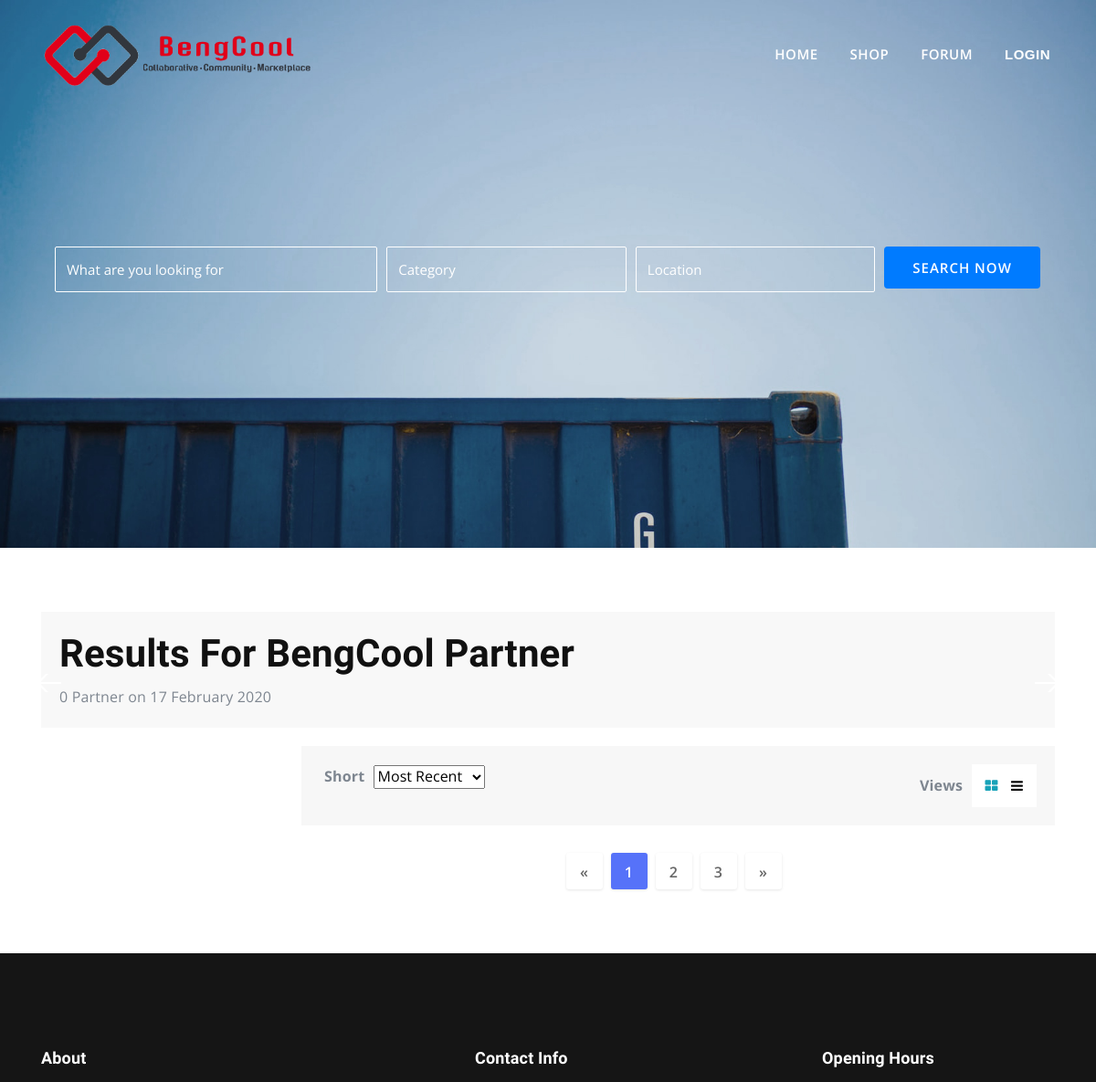
/index.php/booking (upper part), run on an earlier commit of the app's database.
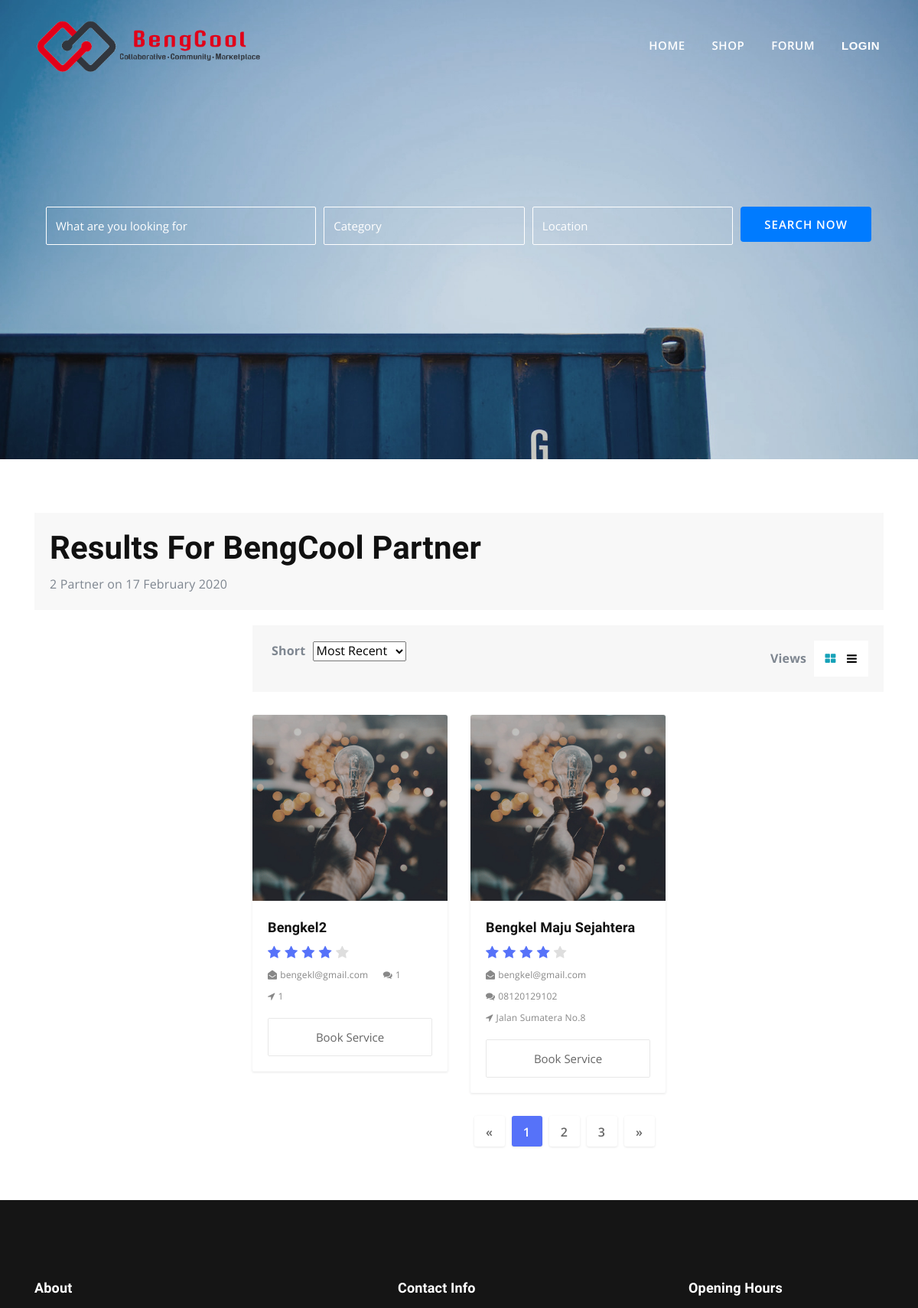
And on a later commit of the database.
### tables this page shows
CREATE TABLE `bengkel` (
  `id_bengkel` varchar(15) NOT NULL,
  `nama_bengkel` varchar(50) NOT NULL,
  `alamat` text NOT NULL,
  `email` varchar(50) NOT NULL,
  `telepon` varchar(12) NOT NULL,
  `tanggal_registrasi` date NOT NULL,
  `gambar` text NOT NULL,
  `jam_buka` time NOT NULL,
  `jam_tutup` time NOT NULL,
  `user_add` varchar(15) NOT NULL,
  `waktu_add` datetime NOT NULL,
  `user_edit` varchar(15) NOT NULL,
  `waktu_edit` datetime NOT NULL,
  `user_delete` varchar(15) NOT NULL,
  `waktu_delete` datetime NOT NULL,
  `status_delete` int(11) NOT NULL
);

### application/controllers/Booking.php (called while the page is built, shortened)
<?php
class Booking extends CI_Controller {
	function __construct(){
		$this->load->model('m_service');
        $this->load->model('m_signup_bengkel');
        $this->load->model('m_booking');
	}
	public function index()
	{
		$data['bengkels'] = $this->m_signup_bengkel->tampilkanData()->result();
		$data['jumlah'] = $this->m_signup_bengkel->tampilkanData()->num_rows();
		$this->load->view('v_service', $data);
	}
}

### index.php (called while the page is built, shortened)
<?php
require_once BASEPATH.'core/CodeIgniter.php';

### application/models/m_signup_bengkel.php (called while the page is built, shortened)
<?php
	class m_signup_bengkel extends CI_Model{
		function tampilkanData()
		{
			$query=$this->db->get('bengkel');
			return $query;
		}
}
?>

### application/views/v_service.php (the view, shortened to what this page needs)
<!DOCTYPE html>
<head>
  <link rel="stylesheet" href="<?php echo base_url()?>assets/type1/plugins/bootstrap/bootstrap.min.css">
  <link rel="stylesheet" href="<?php echo base_url()?>assets/type1/plugins/themify/css/themify-icons.css">
  <link rel="stylesheet" href="<?php echo base_url()?>assets/type1/plugins/icofont/icofont.min.css">
  <link rel="stylesheet" href="<?php echo base_url()?>assets/type1/plugins/fontawesome/css/all.css">
  <link rel="stylesheet" href="<?php echo base_url()?>assets/type1/plugins/aos/aos.css">
  <link rel="stylesheet" href="<?php echo base_url()?>assets/type1/plugins/magnific-popup/magnific-popup.css">
  <link rel="stylesheet" href="<?php echo base_url()?>assets/type1/plugins/video-popup/modal-video.min.css">
  <link rel="stylesheet" href="<?php echo base_url()?>assets/type1/plugins/swiper/swiper.min.css">
  <link rel="stylesheet" href="<?php echo base_url()?>assets/type1/plugins/date-picker/datepicker.min.css">
  <link rel="stylesheet" href="<?php echo base_url()?>assets/type1/plugins/clock-picker/clockpicker.min.css">
  <link rel="stylesheet" href="<?php echo base_url()?>assets/type1/plugins/bootstrap-touchpin/jquery.bootstrap-touchspin.min.css">
  <link rel="stylesheet" href="<?php echo base_url()?>assets/type1/plugins/devices.min.css">
  <link href="<?php echo base_url() ?>assets/type1/css/style.css" rel="stylesheet">
  <link rel="stylesheet" href="<?php echo base_url()?>assets/type2/plugins/bootstrap/css/bootstrap-slider.css">
  <link href="<?php echo base_url()?>assets/type2/plugins/font-awesome/css/font-awesome.min.css" rel="stylesheet">
  <link href="<?php echo base_url()?>assets/type2/plugins/slick-carousel/slick/slick.css" rel="stylesheet">
  <link href="<?php echo base_url()?>assets/type2/plugins/slick-carousel/slick/slick-theme.css" rel="stylesheet">
  <link href="<?php echo base_url()?>assets/type2/plugins/fancybox/jquery.fancybox.pack.css" rel="stylesheet">
  <link href="<?php echo base_url()?>assets/type2/plugins/jquery-nice-select/css/nice-select.css" rel="stylesheet">
  <link href="<?php echo base_url()?>assets/type2/css/style.css" rel="stylesheet">
  <link href="<?php echo base_url() ?>assets/type1/css/style1.css" rel="stylesheet">
</head>
<body>
<?php
	include 'nav.php';
?>
<?php
	include 'modal-login.php';
?>
<section class="slider-hero hero-slider  hero-style-1  ">
    <div class="swiper-wrapper">
      <div class="swiper-slide slide-item">
        <div class="slide-inner slide-bg-image main-sider-inner" data-background="<?php echo base_url() ?>assets/type1/images/home5.jpeg">
          <div class="container">
<section class="page-search">
	<div class="container">
		<div class="row">
			<div class="col-md-12">
				<div class="advance-search">
					<form>
						<div class="form-row">
							<div class="form-group col-md-4">
								<input type="text" class="form-control my-2 my-lg-0" id="inputtext4" placeholder="What are you looking for">
							</div>
							<div class="form-group col-md-3">
								<input type="text" class="form-control my-2 my-lg-0" id="inputCategory4" placeholder="Category">
							</div>
							<div class="form-group col-md-3">
								<input type="text" class="form-control my-2 my-lg-0" id="inputLocation4" placeholder="Location">
							</div>
							<div class="form-group col-md-2">
								<button type="submit" class="btn btn-primary">Search Now</button>
							</div>
						</div>
					</form>
				</div>
			</div>
		</div>
	</div>
</section>
          </div>
        </div>
      </div>
    </div>
    <div class="swiper-button-next"></div>
    <div class="swiper-button-prev"></div>
</section>
<section class="section-sm">
	<div class="container">
		<div class="row">
			<div class="col-md-12">
				<div class="search-result bg-gray">
					<h2>Results For BengCool Partner</h2>
					<p><?php echo $jumlah; ?> Partner on <?php echo date("d F Y")?></p>
				</div>
			</div>
		</div>
		<div class="row">
			<?php
				include('left-booking.php');
			?>
			<div class="col-md-9">
				<div class="category-search-filter">
					<div class="row">
						<div class="col-md-6">
							<strong>Short</strong>
							<select>
								<option>Most Recent</option>
							</select>
						</div>
						<div class="col-md-6">
							<div class="view">
								<strong>Views</strong>
								<ul class="list-inline view-switcher">
									<li class="list-inline-item">
										<a href="#" onclick="event.preventDefault();" class="text-info"><i class="fa fa-th-large"></i></a>
									</li>
									<li class="list-inline-item">
										<a href="ad-list-view.html"><i class="fa fa-reorder"></i></a>
									</li>
								</ul>
							</div>
						</div>
					</div>
				</div>
				<div class="product-grid-list">
					<div class="row mt-30">
						<?php
							foreach($bengkels as $list){
						?>
						<div class="col-sm-12 col-lg-4 col-md-6">
							<div class="product-item bg-light">
								<div class="card">
									<div class="thumb-content">
										<img class="card-img-top img-fluid" src="<?php echo base_url() ?>assets/type1/images/home4.jpg" alt="Card image cap">
									</div>
									<div class="card-body">
										<a href="<?php echo base_url() ?>Booking/ProfileBengkel/<?php echo $list->id_bengkel ?>">
											<h4 class="card-title">
												<?php echo $list->nama_bengkel ?>
											</h4>
										</a>
										<div class="product-ratings">
											<ul class="list-inline">
												<li class="list-inline-item selected"><i class="fa fa-star"></i></li>
												<li class="list-inline-item selected"><i class="fa fa-star"></i></li>
												<li class="list-inline-item selected"><i class="fa fa-star"></i></li>
												<li class="list-inline-item selected"><i class="fa fa-star"></i></li>
												<li class="list-inline-item"><i class="fa fa-star"></i></li>
											</ul>
										</div>
										<ul class="list-inline product-meta">
											<li class="list-inline-item">
												<a><i class="fa fa-envelope-open"></i><?php echo $list->email ?></a>
											</li>
											<li class="list-inline-item">
												<a><i class="fa fa-comments"></i><?php echo $list->telepon ?></a>
											</li>
											<li class="list-inline-item">
												<a><i class="fa fa-location-arrow"></i><?php echo $list->alamat ?></a>
											</li>
										</ul>
										<a href="<?php echo base_url()?>Booking/Booking/<?php echo $list->id_bengkel ?>">
											<p class="card-text">
												<button class="form-control">Book Service</button>
											</p>
										</a>
									</div>
								</div>
							</div>
 						</div>
						 <?php
								}
							?>
						</div>
				<div class="pagination justify-content-center">
					<nav aria-label="Page navigation example">
						<ul class="pagination">
							<li class="page-item">
								<a class="page-link" href="#" aria-label="Previous">
									<span aria-hidden="true">&laquo;</span>
								</a>
							</li>
							<li class="page-item active"><a class="page-link" href="#">1</a></li>
							<li class="page-item"><a class="page-link" href="#">2</a></li>
							<li class="page-item"><a class="page-link" href="#">3</a></li>
							<li class="page-item">
								<a class="page-link" href="#" aria-label="Next">
									<span aria-hidden="true">&raquo;</span>
								</a>
							</li>
						</ul>
					</nav>
				</div>
			</div>
		</div>
	</div>
</section>
<footer class="section footer">
	<div class="container">
		<div class="row justify-content-center">
			<div class="col-lg-4 col-md-3 mb-5 mb-lg-0">
				<div class="widget">
					<h4 class="mb-3">About</h4>
				</div>
			</div>
			<div class="col-lg-4 ml-auto col-md-5 mb-5 mb-lg-0">
				<div class="widget">
					<h4 class="mb-3">Contact Info</h4>
				</div>
			</div>
			<div class="col-lg-3 col-md-4 mb-5 mb-lg-0">
				<div class="widget">
					<h4 class="mb-3">Opening Hours</h4>
				</div>
			</div>
		</div>
	</div>
</footer>
</html>

### application/views/nav.php (shortened to what this page needs)
<header class="navigation ">
	<nav class="navbar navbar-expand-lg main-nav py-lg-3 position-absolute w-100" id="main-nav">
		<div class="container">
			<a class="navbar-brand" href="<?php echo base_url()?>Home">
				<img src="<?php echo base_url()?>assets/type1/images/logo.png" width="300px" class="img-fluid">
			</a>
			<div class="collapse navbar-collapse" id="navigation">
				<ul class="navbar-nav ml-auto">
					<li class="nav-item">
                        <a class="nav-link" href="<?php echo base_url()?>Home">Home</a>
					</li>
					<li class="nav-item"><a class="nav-link" href="<?php echo base_url()?>Shop">Shop</a></li>
					<li class="nav-item"><a class="nav-link" href="gallery.html">Forum</a></li>
					<?php if($this->session->userdata('email') != null) {?>
						<li class="nav-item">
							<a class="nav-link modal-button">
								<span class="ho1"> <?php echo $this->session->userdata('nama') ?> </span>
							</a>
						</li>
					<?php }else{ ?>
						<li class="nav-item"><a class="nav-link modal-button">LogIn</a></li>
					<?php } ?>
				</ul>
			</div>
		</div>
	</nav>
</header>

### application/views/modal-login.php (shortened to what this page needs)
<?php if($this->session->userdata('email') != null) {?>
<div class="modal" id="loginModal">
  <div class="modal-container">
    <div class="modal-left">
        <a href="<?php echo base_url() ?>Edit_profile">
          <button class="form-control">Edit Profile</button><br>
        </a>
        <a href="<?php echo base_url() ?>Login/changepassword">
          <button class="form-control">Change Password</button><br>
        </a>
        <a href="<?php echo base_url() ?>Login/logout">
          <button class="form-control">Log Out</button><br>
        </a>
    </div>
    <div class="modal-right">
      <img src="https://images.unsplash.com/photo-1512486130939-2c4f79935e4f?ixlib=rb-0.3.5&ixid=eyJhcHBfaWQiOjEyMDd9&s=dfd2ec5a01006fd8c4d7592a381d3776&auto=format&fit=crop&w=1000&q=80" alt="">
    </div>
    <button class="icon-button close-button">
        <svg xmlns="http://www.w3.org/2000/svg" viewBox="0 0 50 50">
          <path d="M 25 3 C 12.86158 3 3 12.86158 3 25 C 3 37.13842 12.86158 47 25 47 C 37.13842 47 47 37.13842 47 25 C 47 12.86158 37.13842 3 25 3 z M 25 5 C 36.05754 5 45 13.94246 45 25 C 45 36.05754 36.05754 45 25 45 C 13.94246 45 5 36.05754 5 25 C 5 13.94246 13.94246 5 25 5 z M 16.990234 15.990234 A 1.0001 1.0001 0 0 0 16.292969 17.707031 L 23.585938 25 L 16.292969 32.292969 A 1.0001 1.0001 0 1 0 17.707031 33.707031 L 25 26.414062 L 32.292969 33.707031 A 1.0001 1.0001 0 1 0 33.707031 32.292969 L 26.414062 25 L 33.707031 17.707031 A 1.0001 1.0001 0 0 0 32.980469 15.990234 A 1.0001 1.0001 0 0 0 32.292969 16.292969 L 25 23.585938 L 17.707031 16.292969 A 1.0001 1.0001 0 0 0 16.990234 15.990234 z"></path>
        </svg>
    </button>
  </div>
</div>
<?php }else{ ?>
<div class="modal" id="loginModal">
</div>
<?php } ?>

### application/views/left-booking.php (shortened to what this page needs)
         <div class="col-md-3">
</div>

### assets/type1/css/style.css (style rules this page uses)
body { font-family: "Open Sans", sans-serif; -webkit-font-smoothing: antialiased; font-size: 16px; font-weight: 400; letter-spacing: 0.166667px; line-height: 1.7em; color: #7e8690; }
p { color: #7e8690; }
h1, .h1, h2, .h2, h3, .h3, h4, .h4, h5, .h5, h6, .h6 { font-family: "Cardo", serif; color: #111; font-weight: 700; text-transform: capitalize; }
h2, .h2 { font-size: 42px; line-height: 52px; }
h4, .h4 { font-size: 18px; line-height: 30px; }
.btn { display: inline-block; padding: 1rem 2rem; text-transform: uppercase; border-radius: 0px; font-size: 14px; line-height: 14px; font-weight: 600; border: 1px solid transparent; transition: all .35s ease; }
.section { padding: 120px 0px; }
a { color: #000; text-decoration: none; transition: all .35s ease; }
.slide-bg-image { padding: 240px 0px 250px; background-size: cover; position: relative; }
.swiper-button-next { background-image: url("/images/002-right-arrow.svg"); right: 40px; height: 20px; }
.swiper-button-prev { background-image: url("/images/001-left-arrow.svg"); left: 40px; height: 20px; }
.hero-slider .swiper-slide { overflow: hidden; }
#main-nav { z-index: 99; }
.navbar-expand-lg .navbar-nav .nav-link { text-transform: uppercase; font-size: 15px; font-weight: 600; margin-left: 35px; padding-left: 5px; padding-right: 5px; color: #fff; letter-spacing: .5px; position: relative; }
@media (max-width: 1200px) { .navbar-expand-lg .navbar-nav .nav-link { margin-left: 25px; } }
.navbar-expand-lg .navbar-nav .nav-link:before { content: ''; position: absolute; z-index: -1; bottom: 6px; left: 0; width: 100%; height: 35%; background: #e7272d; -webkit-transform: scale3d(1, 0, 1); transform: scale3d(1, 0, 1); -webkit-transform-origin: 50% 100%; transform-origin: 50% 100%; transition: -webkit-transform 0.3s; transition: transform 0.3s; transition: transform 0.3s, -webkit-transform 0.3s; transition-timing-function: ease; transition-timing-function: cubic-bezier(0.7, 0, 0.3, 1); }
.navbar-expand-lg.main-nav .navbar-brand { color: #fff; }
.bg-gray { background: #f8f8f8; }
.form-control { height: 50px !important; border-radius: 0px; font-size: 14px; border-color: rgba(0, 0, 0, 0.09); }
.footer { background: #151515; padding-bottom: 70px; }
.footer .widget h4, .footer .widget h5 { color: #fff; }

### assets/type1/css/style1.css (style rules this page uses)
.modal { position: fixed; left: 0; bottom: 0; width: 100%; height: 60px; display: -webkit-box; display: flex; -webkit-box-orient: vertical; -webkit-box-direction: normal; flex-direction: column; -webkit-box-align: center; align-items: center; -webkit-box-pack: center; justify-content: center; -webkit-transition: 0.4s; transition: 0.4s; }
.modal-button { color: white; font-family: "Nunito", sans-serif; cursor: pointer; border: 0; outline: 0; background: transparent; -webkit-transition: 0.3s; transition: 0.3s; }

What changed in the data, as far as the page shows it:
added bengkel: nama_bengkel "Bengkel2", email "bengekl@gmail.com", telepon "1", alamat "1"
added bengkel: nama_bengkel "Bengkel Maju Sejahtera", email "bengkel@gmail.com", telepon "08120129102", alamat "Jalan Sumatera No.8"
Also different on the page:
$jumlah: "0" → "2"
